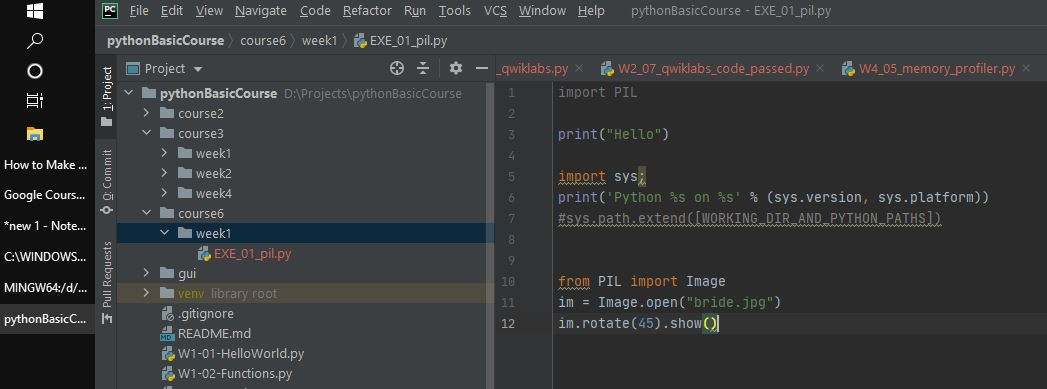
#> input picture course6/week1/EXE_01_pil_image.JPG, 1047 x 389 px
$ python EXE_01_pil.py
#> lines starting #> are read from the running program, lines starting #| are printed output that depends on the picture
import PIL

print("Hello")

import sys;
print('Python %s on %s' % (sys.version, sys.platform))
#sys.path.extend([WORKING_DIR_AND_PYTHON_PATHS])


from PIL import Image
im = Image.open("EXE_01_pil_image.JPG")
#> im is the input picture: PIL image 1047x389 RGB; mean R, G, B 54.1, 56, 57.3
im.rotate(90).show()
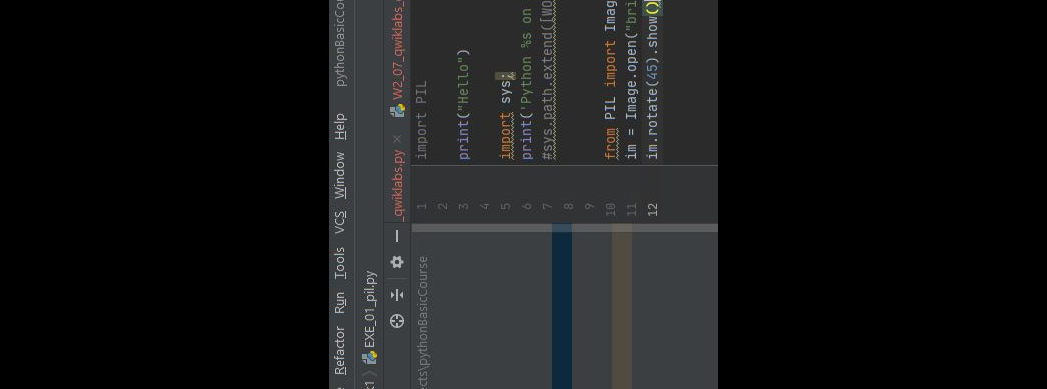
#> shown: PIL image 1047x389 RGB; mean R, G, B 21.1, 21.9, 22.5

help(PIL)

#from PIL import Image
im = Image.open("EXE_01_pil_image.JPG")
new_im = im.resize((640,480))
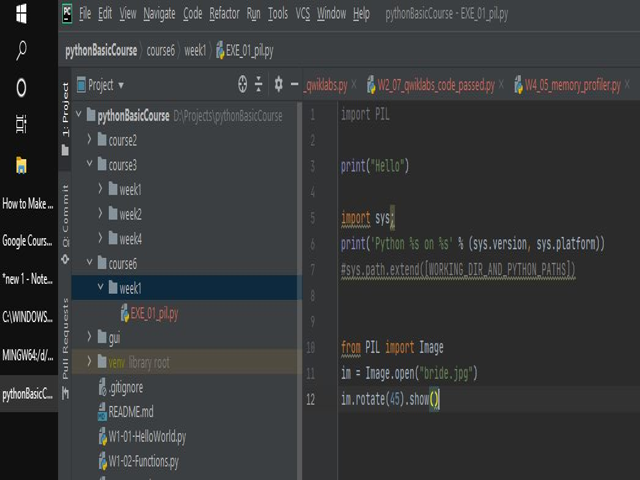
#> new_im: PIL image 640x480 RGB; mean R, G, B 54.1, 56, 57.3
new_im.save("example_resized.jpg")

#from PIL import Image
im = Image.open("EXE_01_pil_image.JPG")
new_im = im.rotate(90)
new_im.save("example_rotated.jpg")

im = Image.open("EXE_01_pil_image.JPG")
im.rotate(180).resize((640, 180)).save("flipped_resized_example.jpg")
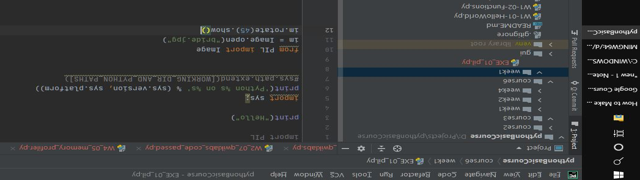
#> saved as flipped_resized_example.jpg: PIL image 640x180 RGB; mean R, G, B 54.1, 56, 57.3
